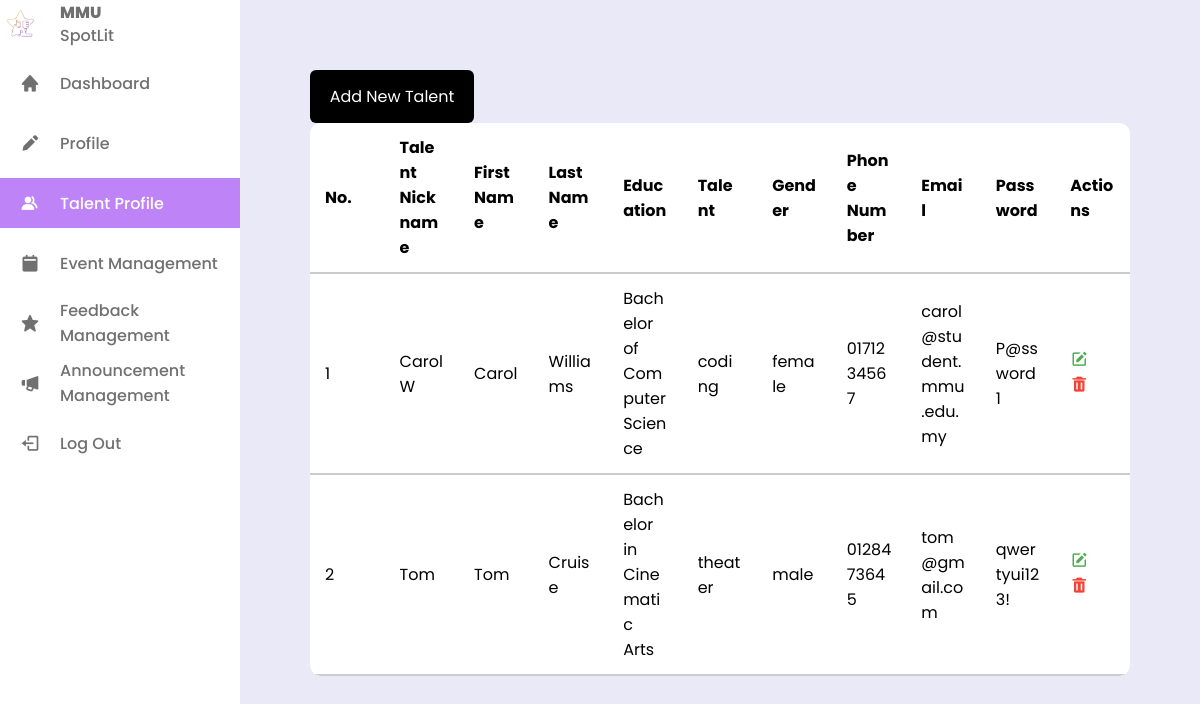
Page /admin/adminTalent.php on the committed database.
### tables this page shows
CREATE TABLE `talentprofile` (
  `talentID` int(11) NOT NULL,
  `userID` int(11) NOT NULL,
  `nickname` varchar(100) DEFAULT NULL,
  `education` varchar(255) DEFAULT NULL,
  `talent` enum('music','arts','theater','coding','robotics','graphic','animation','photography','others') DEFAULT NULL,
  `resume_file_path` varchar(255) DEFAULT NULL,
  `phone` varchar(20) DEFAULT NULL,
  `gender` enum('male','female') DEFAULT NULL,
  `profile_pic` varchar(255) DEFAULT NULL
);

CREATE TABLE `users` (
  `userID` int(11) NOT NULL,
  `first_name` varchar(100) NOT NULL,
  `last_name` varchar(100) NOT NULL,
  `email` varchar(150) NOT NULL,
  `password` varchar(255) NOT NULL,
  `role` enum('admin','talent','customer') NOT NULL
);

### admin/adminTalent.php (the view, shortened to what this page needs)
<?php
include('../php/db_conn.php');
$select1 = "
    SELECT tp.*, u.first_name, u.last_name, u.email, u.password
    FROM talentprofile tp
    JOIN users u ON tp.userID = u.userID
";
$result = $conn->query($select1);
?>
<!DOCTYPE html>
<html lang="en">
<head>
    <link rel="stylesheet" href="./adminStyling.css">
    <link rel="stylesheet" href="../css/talentProfile.css">
    <link rel="stylesheet" href="./adminTalent.css">
    <link href='https://unpkg.com/boxicons@2.1.4/css/boxicons.min.css' rel='stylesheet'>
</head>
<body>
    <nav class="sidebar">
        <header>
            <div class="image-text">
                <span class="image">
                    <img src="../image/spotlit-logo.png" alt="logo">
                </span>
                <div class="text header-text">
                    <span class="name">MMU</span>
                    <span class="profession">SpotLit</span>
                </div>
            </div>
        </header>
        <div class="menu-bar">
            <div class="menu">
                <ul class="menu-links">
                    <li class="nav-link">
                        <a href="admin.php">
                            <i class='bx bxs-home icon'></i>
                            <span class="text nav-text">Dashboard</span>
                        </a>
                    </li>
                    <li class="nav-link">
                        <a href="adminProfile.php">
                            <i class='bx bxs-pencil icon'></i>
                            <span class="text nav-text">Profile</span>
                        </a>
                    </li>
                    <li class="nav-link active">
                        <a href="adminTalent.php">
                            <i class='bx bxs-group icon'></i>
                            <span class="text nav-text">Talent Profile</span>
                        </a>
                    </li>
                    <li class="nav-link">
                        <a href="event.php">
                            <i class='bx bxs-calendar-alt icon'></i>
                            <span class="text nav-text">Event Management</span>
                        </a>
                    </li>
                    <li class="nav-link">
                        <a href="feedback.php">
                            <i class='bx bxs-star icon'></i>
                            <span class="text nav-text">Feedback Management</span>
                        </a>
                    </li>
                    <li class="nav-link">
                        <a href="announcement.php">
                            <i class='bx bxs-megaphone icon'></i>
                            <span class="text nav-text">Announcement Management</span>
                        </a>
                    </li>
                    <li class="nav-link logout-btn" role="button">
                        <div class="logout-link">
                            <i class='bx bx-log-out icon'></i>
                            <span class="text nav-text">Log Out</span>
                        </div>
                    </li>
                </ul>
            </div>
        </div>
    </nav>
    <div class="content">
        <div class="createBtn">
            <button id="openEditBtn">Add New Talent</button>
        </div>
        <div class="table-container">
            <table id="reviewTable">
                <thead>
                    <tr>
                        <th>No.</th>
                        <th>Talent Nickname</th>
                        <th>First Name</th>
                        <th>Last Name</th>
                        <th>Education</th>
                        <th>Talent</th>
                        <th>Gender</th>
                        <th>Phone Number</th>
                        <th>Email</th>
                        <th>Password</th>
                        <th>Actions</th>
                    </tr>
                </thead>
                <tbody>
                    <?php
                    if ($result->num_rows > 0) {
                        $no = 1;
                        while ($row = $result->fetch_assoc()) {
                            echo "<tr>";
                            echo "<td>" . $no++ . "</td>";
                            echo "<td>" . htmlspecialchars($row['nickname']) . "</td>";
                            echo "<td>" . htmlspecialchars($row['first_name']) . "</td>";
                            echo "<td>" . htmlspecialchars($row['last_name']) . "</td>";
                            echo "<td>" . htmlspecialchars($row['education']) . "</td>";
                            echo "<td>" . htmlspecialchars($row['talent']) . "</td>";
                            echo "<td>" . htmlspecialchars($row['gender']) . "</td>";
                            echo "<td>" . htmlspecialchars($row['phone']) . "</td>";
                            echo "<td>" . htmlspecialchars($row['email']) . "</td>";
                            echo "<td>" . htmlspecialchars($row['password']) . "</td>";
                            echo "<td>
                                <i class='bx bxs-edit edit-icon'></i>
                                <i class='bx bxs-trash delete-icon'></i>
                                <i class='bx bxs-save save-icon' style='display: none;'></i>
                            </td>";
                            echo "</tr>";
                        }
                    } else {
                        echo "<tr><td colspan='10'>No talent profiles found</td></tr>";
                    }
                    ?>
                </tbody>
            </table>
        </div>
    </div>
</body>
</html>

### admin/adminStyling.css (style rules this page uses)
* { font-family: 'Poppins', sans-serif; margin: 0; padding: 0; box-sizing: border-box; }
:root { --body-color: #eae9f7; --sidebar-color: #fff; --primary-color: #bf83f8; --primary-color-light: #f6f5ff; --toggle-color: #ddd; --text-color: #707070; --tran-03: all 0.2s ease; --tran-03: all 0.3s ease; --tran-04: all 0.4s ease; --tran-04: all 0.5s ease; }
body { display: flex; flex-direction: row; height: 100vh; overflow: hidden; }
.content { flex-grow: 1; display: flex; flex-direction: column; background: #eae9f7; padding: 70px; overflow: hidden; }
.sidebar { width: 240px; flex-shrink: 0; min-width: 220px; }
.sidebar .text { font-size: 16px; font-weight: 500; color: var(--text-color); }
.sidebar .image { min-width: 60px; display: flex; align-items: center; }
.sidebar li { height: 50px; margin-top: 10px; list-style: none; display: flex; align-items: center; }
.sidebar li .icon { display: flex; align-items: center; justify-content: center; min-width: 60px; font-size: 20px; }
.sidebar li .icon, .sidebar li .text { color: var(--text-color); transition: var(--tran-02); }
.sidebar .image-text img { width: 40px; border-radius: 6px; }
.sidebar header .image-text { display: flex; align-items: center; }
.sidebar li a { height: 100%; width: 100%; display: flex; align-items: center; text-decoration: none; border-radius: 6px; transition: var(--tran-04); }
.sidebar li.active a { background: var(--primary-color); border-radius: 0 0 0 0; }
.sidebar li.active a .icon, .sidebar li.active a .text { color: var(--sidebar-color); }
.sidebar li .logout-link { height: 100%; width: 100%; display: flex; align-items: center; text-decoration: none; border-radius: 6px; transition: var(--tran-04); cursor: pointer; }
header .image-text .header-text { display: flex; flex-direction: column; }
.header-text .name { font-weight: 800; }
.header-text .profession { margin-top: -2px; }
.table-container { width: 100%; overflow-x: auto; border-radius: 10px; }
table { width: 100%; border-collapse: collapse; background: #fff; border-radius: 10px; overflow: hidden; box-shadow: 0 0 10px rgba(0, 0, 0, 0.1); table-layout: fixed; }
thead tr { background-color: #fff; font-weight: bold; color: #020202; }
th, td { padding: 12px 15px; text-align: left; border-bottom: 2px solid #ccc; word-wrap: break-word; }
td i { margin-right: 10px; font-size: 18px; cursor: pointer; }
.edit-icon { color: #4CAF50; }
.delete-icon { color: #F44336; }

### admin/adminTalent.css (style rules this page uses)
.createBtn button { width: 20%; padding: 14px; background-color: black; border: none; border-radius: 6px; font-weight: normal; font-size: 16px; color: #fff; cursor: pointer; }

### rows in the picture
talentprofile: nickname "CarolW", userID.first_name "Carol", userID.last_name "Williams", education "Bachelor of Computer Science", talent "coding", gender "female", phone "0171234567", userID.email "carol@student.mmu.edu.my", userID.password "P@ssword1"
talentprofile: nickname "Tom", userID.first_name "Tom", userID.last_name "Cruise", education "Bachelor in Cinematic Arts", talent "theater", gender "male", phone "0128473645", userID.email "tom@gmail.com", userID.password "qwertyui123!"
